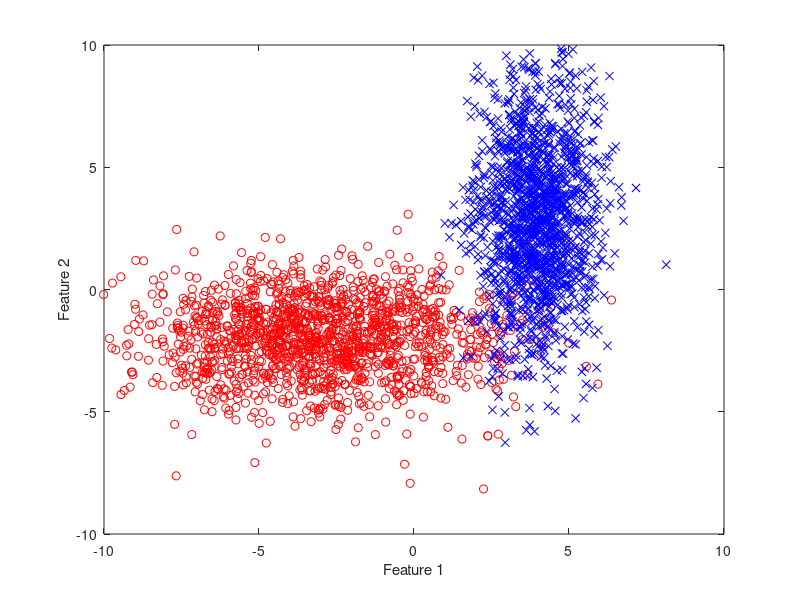

The MATLAB source for this figure:
% Demonstrates data creation, SVM classification, and prediction with new data
% using the fitsvm function and the Classification Learner (CL) App. 

%% Prepare some test Data
% Run this cell by pressing <cntr> + <enter> while the cursor is in the cell

num_samples = 1500; % number of samples for each class
space_limit = 10;   % data space limit

class = 1;
mu1 = [-3, -2];    % means
sigma1 = [3, 1.5]; % standard deviations
r1 = normrnd(mu1(1), sigma1(1), num_samples,1); % generate
r2 = normrnd(mu1(2), sigma1(2), num_samples,1);
cl = class*ones(num_samples, 1);
X = [r1, r2, cl];  % data in the format [feature1, feature2, class]

figure(1);
plot( X(:,1), X(:,2), 'ro');
hold on;

class = 2;
mu2 = [4, 3];    % means
sigma2 = [1, 3]; % standard deviations
r1 = normrnd(mu2(1), sigma2(1), num_samples,1);
r2 = normrnd(mu2(2), sigma2(2), num_samples,1);
cl = class*ones(num_samples, 1);
Y = [r1, r2, cl];

plot( Y(:,1), Y(:,2), 'bx');
hold off;
axis( [-space_limit space_limit -space_limit space_limit]);
xlabel('Feature 1');
ylabel('Feature 2');

data = [X; Y]; % this is our training data

CLASSIFICATION_LEARNER_MODEL = true; % you can switch to the CL App and train the model there
return


%% Train the model using fitsvm     
% Or skip this part and train in the CL App; 
%     -- import the variable called 'data' into the CL App (New Session - from workspace)
%     -- select the Linear SVM model and click the Train button
%     -- then export the model to the workspace as 'trainedModel'
% Run this cell by pressing <cntr> + <enter>

CLASSIFICATION_LEARNER_MODEL = false;
trainedModel = fitcsvm(data(:,1:end-1), data(:,end)); %,'Standardize',true,'KernelFunction','gaussian');%);,'KernelScale','auto'

% classOrder = trainedModel.ClassNames;
beta = trainedModel.Beta; % Linear predictor coefficients
b = trainedModel.Bias; % Bias term

sv = trainedModel.SupportVectors;
figure(2);
gscatter(data(:,1),data(:,2),data(:,3))
hold on
plot(sv(:,1),sv(:,2),'ko','MarkerSize',12)

X1 = linspace(-space_limit,space_limit,100);
X2 = -(beta(1)/beta(2)*X1)-b/beta(2);

idx = find( X2 >= -space_limit & X2 <= space_limit);
X1 = X1(idx);
X2 = X2(idx);
plot(X1,X2,'-')
axis( [-space_limit space_limit -space_limit space_limit]);
hold off;
legend('class 1','class 2','Support Vector', 'Separating Line')

trainedModelcv = crossval(trainedModel); % this is the cross-validated classifier.
classLoss = kfoldLoss(trainedModelcv) % Estimate the out-of-sample misclassification rate.

return

%% Using the model called trainedModel from either above (trained using fitcsvm) or from the classification learner
%  Run this cell by pressing <cntr> + <enter>

% Let's create new data uniformly distributed over the space
X = [];
incr = 0.25;
for r = -space_limit:incr:space_limit
    for c = -space_limit:incr:space_limit
        X = [X; r, c];
    end
end

% predict using the trained model and display class regions
if CLASSIFICATION_LEARNER_MODEL
    yfit = trainedModel.predictFcn(X);
else
    yfit = predict(trainedModel, X);
end

figure(2); clf; hold on;
for i = 1 : size(X,1)
    if yfit(i) == 1
        plot( X(i,1), X(i,2), 'ro');
    else
        plot( X(i,1), X(i,2), 'bx');
    end
end
axis( [-space_limit space_limit -space_limit space_limit]);
hold off;
title('Response classes');



% create new data with the same distribution as the original training data
class = 1;
r1 = normrnd(mu1(1), sigma1(1), num_samples, 1);
r2 = normrnd(mu1(2), sigma1(2), num_samples, 1);
cl = class*ones(num_samples, 1);
X = [r1, r2, cl];
figure(3);
plot( X(:,1), X(:,2), 'ro');
hold on;

class = 2;
r1 = normrnd(mu2(1), sigma2(1), num_samples, 1);
r2 = normrnd(mu2(2), sigma2(2), num_samples, 1);
cl = class*ones(num_samples, 1);
Y = [r1, r2, cl];

plot( Y(:,1), Y(:,2), 'bx');
hold off;
axis( [-space_limit space_limit -space_limit space_limit]);
title('Test Data');

test_data = [X(:,1:2); Y(:,1:2)]; % this is our test data

% predict using the trained model
if CLASSIFICATION_LEARNER_MODEL
    yfit = trainedModel.predictFcn(test_data);
else
    yfit = predict(trainedModel, test_data);
end

figure(4); clf; hold on;
for i = 1 : size(test_data,1)
    if yfit(i) == 1
        plot( test_data(i,1), test_data(i,2), 'ro');
    else
        plot( test_data(i,1), test_data(i,2), 'bx');
    end
end
axis( [-space_limit space_limit -space_limit space_limit]);
hold off;
title('Response classes');
    
fprintf('Accuracy (test data) : %5.3f\n', sum(yfit == [X(:,3);Y(:,3)])/length(yfit) );
